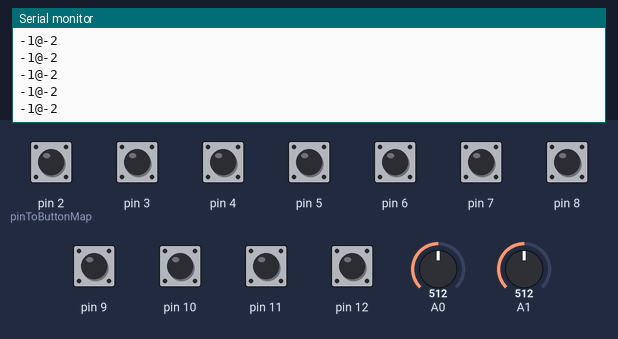
This sketch was run on a simulated Arduino Leonardo, built with avr-gcc and run on an emulated ATmega32U4. On the bench: the last lines printed to the serial monitor. The inputs (shaded band) are chosen by the test bench; at power-on: pin 2 (pinToButtonMap), pin 3–12 HIGH, A0 = 512, A1 = 512. USB keyboard and mouse output is not drawn.

Above: at 1.2 s.
1.3 s: A0 set to 716
At 2.4 s:
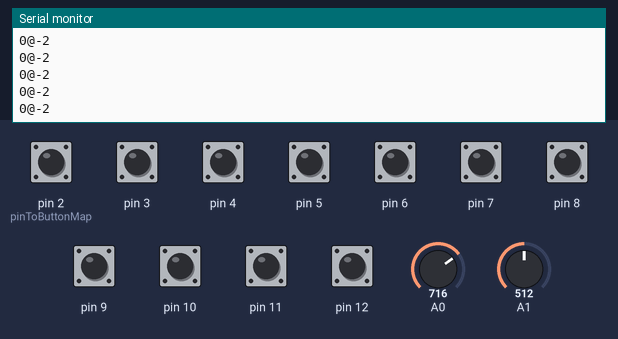
2.8 s: A1 set to 716
At 3.4 s:
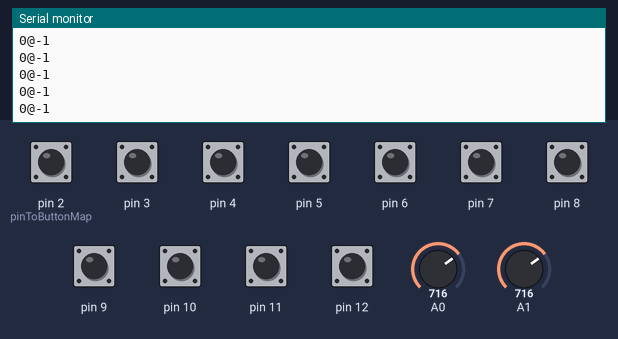
4.3 s: A0 set to 900
At 5.0 s:
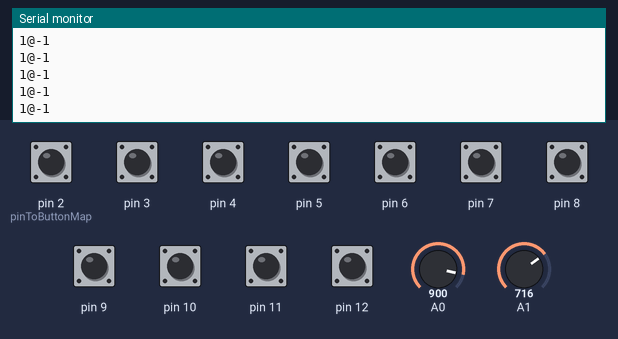
5.8 s: A1 set to 900
At 6.6 s:
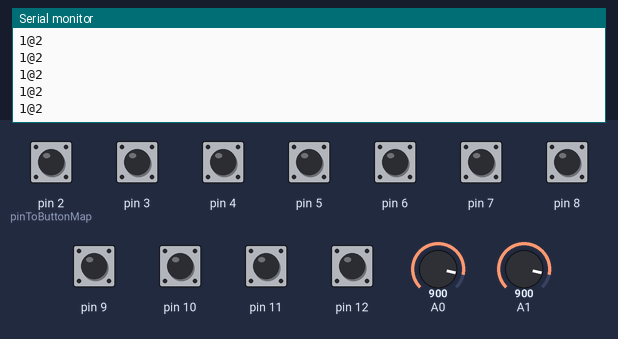
Timing chart, 0 to 8.8 s (numbered marks = the images above; inputs shaded):
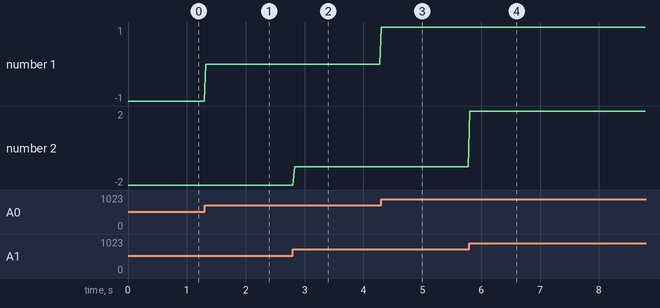

The sketch:

Unityduino2023yao.ino
```cpp
#include <Joystick.h>

Joystick_ Joystick;

void setup() {
    Serial.begin(9600);
  // Initialize Button Pins
  pinMode(2, INPUT_PULLUP);
  pinMode(3, INPUT_PULLUP);
  pinMode(4, INPUT_PULLUP);
  pinMode(5, INPUT_PULLUP);
  pinMode(6, INPUT_PULLUP);
  pinMode(7, INPUT_PULLUP);
  pinMode(8, INPUT_PULLUP);
  pinMode(9, INPUT_PULLUP);
  pinMode(10, INPUT_PULLUP);
  pinMode(11, INPUT_PULLUP);
  pinMode(12, INPUT_PULLUP);
  pinMode(A0, INPUT);
  pinMode(A1, INPUT);
  pinMode(A2, INPUT_PULLUP);
  pinMode(A3, INPUT_PULLUP);
  pinMode(A4, INPUT_PULLUP);
  pinMode(A5, INPUT_PULLUP);
  // Initialize Joystick Library
  Joystick.begin();
}

// Constant that maps the phyical pin to the joystick button.
const int pinToButtonMap = 2;

// Last state of the button
int lastButtonState[11] = {0,0,0,0,0,0,0,0,0,0,0};

void loop() {
  int pot1 = analogRead(A0);
  int pot2 = analogRead(A1);
  int mapped1 = map(pot1,570,800,-1,1);
  //{Joystick.setRyAxis(mapped1);}
  int mapped2 = map(pot2,635,800,-1,1);
  //{Joystick.setRxAxis(mapped2);}
  Serial.println(String(mapped1)+"@"+String(mapped2));

  // Read pin values
  for (int index = 0; index < 11; index++)
  {
    int currentButtonState = !digitalRead(index + pinToButtonMap );
    if (currentButtonState != lastButtonState[index])
    {
      Joystick.setButton(index, currentButtonState);
      lastButtonState[index] = currentButtonState;
    }
  }
   delay(30);
  //delay(50);
}
```

Measured:
- after the input at 1.3 s, the serial monitor: prints a new line at once (image 1)
- after the input at 2.8 s, the serial monitor: prints a new line at once (image 2)
- after the input at 4.3 s, the serial monitor: prints a new line at once (image 3)
- after the input at 5.8 s, the serial monitor: prints a new line at once (image 4)
- plotted number 1: -1 → 0 after the input at 1.3 s, 0 → 1 after the input at 4.3 s
- plotted number 2: -1 → 2 after the input at 5.8 s
